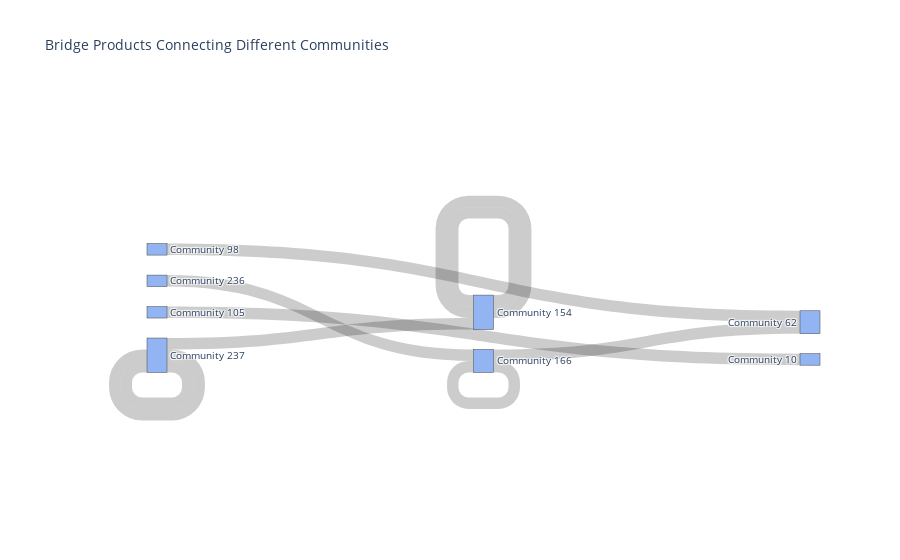

Notebook cell for this chart:
### Code cell
import plotly.graph_objects as go
import pandas as pd


# Step 4: Assign nodes to communities
partition = nx.community.louvain_communities(G)  # Detect communities

# Create a mapping of nodes to their community
node_to_community = {}
for i, comm in enumerate(partition):
    for node in comm:
        node_to_community[node] = f"Community {i+1}"

# Step 5: Prepare data for Sankey Diagram
bridge_data = []
for (node1, node2), _ in top_edges:
    if node1 in node_to_community and node2 in node_to_community:
        bridge_data.append((node_to_community[node1], node_to_community[node2]))

# Convert to DataFrame
df = pd.DataFrame(bridge_data, columns=["Source", "Target"])
df["Weight"] = 1  # Assign weight to edges for visualization

# Step 6: Prepare Sankey Diagram
fig = go.Figure(go.Sankey(
    node=dict(
        label=list(set(df["Source"].tolist() + df["Target"].tolist())),  # Unique communities
        color=["rgba(100, 149, 237, 0.7)" for _ in range(len(set(df["Source"].tolist() + df["Target"].tolist())))]
    ),
    link=dict(
        source=[list(set(df["Source"].tolist() + df["Target"].tolist())).index(src) for src in df["Source"]],
        target=[list(set(df["Source"].tolist() + df["Target"].tolist())).index(tgt) for tgt in df["Target"]],
        value=df["Weight"]
    )
))

fig.update_layout(title_text="Bridge Products Connecting Different Communities", font_size=10)
fig.show()

### Figure 1 — Plotly figure (JSON) as saved in the notebook; plotly's stock layout.template omitted (floating-point values rounded to 4 significant figures)
{"data": [{"link": {"source": [3, 6, 0, 5, 6, 2, 2, 7, 7, 7], "target": [6, 1, 1, 4, 6, 2, 2, 2, 7, 7], "value": [1, 1, 1, 1, 1, 1, 1, 1, 1, 1]}, "node": {"color": ["rgba(100, 149, 237, 0.7)", "rgba(100, 149, 237, 0.7)", "rgba(100, 149, 237, 0.7)", "rgba(100, 149, 237, 0.7)", "rgba(100, 149, 237, 0.7)", "rgba(100, 149, 237, 0.7)", "rgba(100, 149, 237, 0.7)", "rgba(100, 149, 237, 0.7)"], "label": ["Community 98", "Community 62", "Community 154", "Community 236", "Community 10", "Community 105", "Community 166", "Community 237"]}, "type": "sankey"}], "layout": {"font": {"size": 10}, "title": {"text": "Bridge Products Connecting Different Communities"}}}
